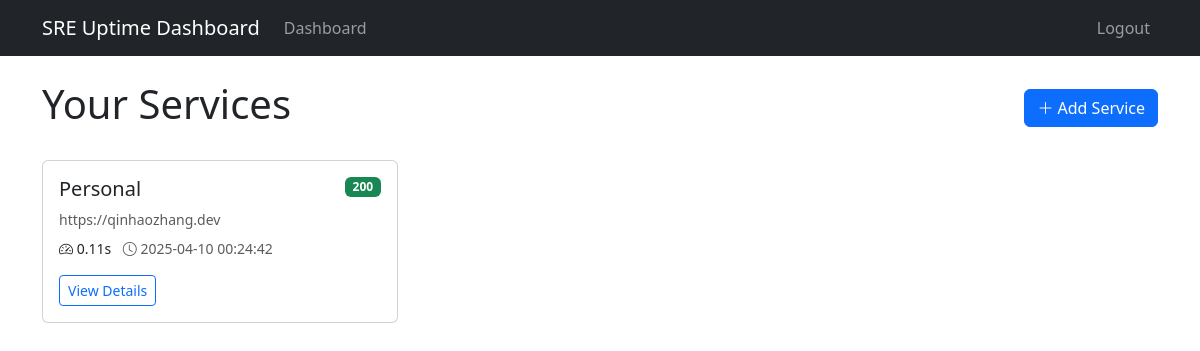
The app's page /dashboard (signed in) with its own data.
### app/models.py (models this page shows)
class Service(db.Model):
    __tablename__ = 'services'
    id = db.Column(db.Integer, primary_key=True)
    name = db.Column(db.String(100), nullable=False)  # Display name
    url = db.Column(db.String(200), nullable=False)   # Endpoint to monitor
    user_id = db.Column(db.Integer, db.ForeignKey('users.id'), nullable=False)
    created_at = db.Column(db.DateTime, default=datetime.utcnow)

class StatusCheck(db.Model):
    __tablename__ = 'status_checks'
    id = db.Column(db.Integer, primary_key=True)
    service_id = db.Column(db.Integer, db.ForeignKey('services.id'), nullable=False)
    status_code = db.Column(db.Integer)       # HTTP status code or None if failed
    response_time = db.Column(db.Float)       # Response time in seconds
    error_message = db.Column(db.String(200)) # Error details if request failed
    timestamp = db.Column(db.DateTime, default=datetime.utcnow)  # When check occurred

### app/routes.py (the view)
@bp.route('/dashboard', methods=['GET', 'POST'])
@login_required
def dashboard():
    form = ServiceForm()
    if form.validate_on_submit():
        service = Service(name=form.name.data, url=form.url.data, owner=current_user)
        db.session.add(service)
        db.session.commit()
        flash('Service added!', 'success')
    services = Service.query.filter_by(user_id=current_user.id).all()
    service_status = {}
    for service in services:
        last_check = StatusCheck.query.filter_by(service_id=service.id)\
            .order_by(StatusCheck.timestamp.desc()).first()
        service_status[service.id] = {
            'status': last_check.status_code if last_check else None,
            'response_time': last_check.response_time if last_check else None,
            'timestamp': last_check.timestamp if last_check else None,
            'error': last_check.error_message if last_check and last_check.status_code is None else None
        }
    return render_template('dashboard.html',
                         services=services,
                         service_status=service_status,
                         form=form)

### app/models.py (called while the page is built)
@login_manager.user_loader
def load_user(user_id):
    return User.query.get(int(user_id))

### app/template_filters.py (called while the page is built)
def datetimeformat(value, format='%Y-%m-%d %H:%M:%S'):
    if value is None:
        return ''
    if isinstance(value, str):
        value = datetime.strptime(value, '%Y-%m-%d %H:%M:%S.%f')
    return value.strftime(format)

### app/templates/dashboard.html (shortened to what this page needs)
{% extends "base.html" %}
{% block content %}
<div class="d-flex justify-content-between align-items-center mb-4">
    <h1>Your Services</h1>
    <button class="btn btn-primary" data-bs-toggle="modal" data-bs-target="#addServiceModal">
        <i class="bi bi-plus-lg"></i> Add Service
    </button>
</div>
<div class="row">
    {% for service in services %}
    <div class="col-md-6 col-lg-4 mb-4">
        <div class="card h-100">
            <div class="card-body">
                <div class="d-flex justify-content-between align-items-start">
                    <h5 class="card-title">{{ service.name }}</h5>
                    <span class="badge bg-{% if service_status[service.id].status and service_status[service.id].status < 400 %}success{% else %}danger{% endif %}">
                        {% if service_status[service.id].status %}
                            {{ service_status[service.id].status }}
                        {% else %}
                            Down
                        {% endif %}
                    </span>
                </div>
                <p class="card-text text-muted small mb-2">{{ service.url }}</p>
                {% if service_status[service.id].response_time %}
                <p class="card-text small">
                    <i class="bi bi-speedometer2"></i> {{ "%.2f"|format(service_status[service.id].response_time) }}s
                    <span class="text-muted ms-2">
                        <i class="bi bi-clock"></i> {{ service_status[service.id].timestamp|datetimeformat }}
                    </span>
                </p>
                {% endif %}
                <a href="{{ url_for('main.service_details', service_id=service.id) }}" class="btn btn-sm btn-outline-primary">
                    View Details
                </a>
            </div>
        </div>
    </div>
    {% else %}
    <div class="col-12">
        <div class="alert alert-info">
            You haven't added any services yet. Click "Add Service" to get started.
        </div>
    </div>
    {% endfor %}
</div>
{% endblock %}

### records on screen
Service: name "Personal", service_status "200", url "https://qinhaozhang.dev"
StatusCheck: response_time "0.11", timestamp "2025-04-10 00:24:42"
